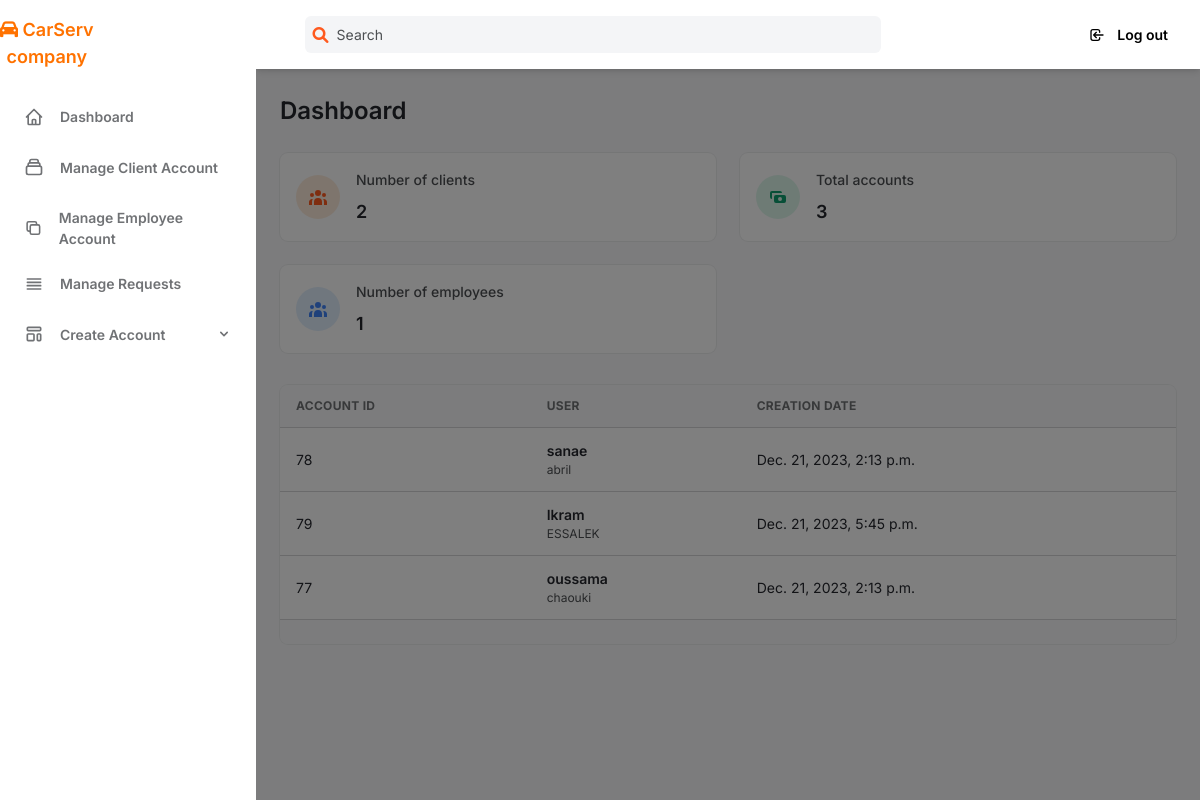
The app's page /dashbord with its own data.
### pfm/models.py (models this page shows, shortened)
class Client(models.Model):
    user = models.OneToOneField(User, on_delete=models.CASCADE)
    nombre_de_voiture = models.CharField(max_length=255)
    date_naissance = models.DateField(null=True, blank=True)
    adress = models.CharField(max_length=100, null=True, blank=True)
    telphone = models.CharField(max_length=10, null=True, blank=True)
    gender = models.CharField(max_length=10, null=True, blank=True)
    is_user_authenticated = models.CharField(max_length=10, null=True, blank=True)
    last_activity = models.DateTimeField(blank=True, null=True)
    creation_date = models.DateTimeField(auto_now_add=True, null=True, blank=True)

class Employe(models.Model):
    user = models.OneToOneField(User, on_delete=models.CASCADE)
    telphone = models.CharField(max_length=10)
    date_naissance=models.DateField(null=True, blank=True)
    dateembauche=models.DateField(null=True, blank=True)
    adress=models.CharField(max_length=255)
    role=models.CharField(max_length=25)
    gender=models.CharField(max_length=10,null=True, blank=True)
    is_user_authenticated = models.CharField(max_length=10,null=True, blank=True)
    last_activity = models.DateTimeField(blank=True, null=True)
    creation_date = models.DateTimeField(auto_now_add=True,null=True, blank=True)

### pfm/views.py (the view)
# urls.py: path('dashbord',views.showdashboard,name="dashboard"),
def showdashboard(request):
    clients = Client.objects.all()
    employes = Employe.objects.all()
    client_number = len(clients)
    employe_number = len(employes)
    total = employe_number + client_number
    return render(request, "pfm/test/dashboard.html", {
        'clients': clients,
        'employes': employes,
        'client_number': client_number,
        'employe_number': employe_number,
        'total': total
    })

### templates/pfm/test/dashboard.html (shortened to what this page needs)
{% extends 'pfm/test/main.html' %}
{% block content %}
<h2
class="my-6 text-2xl font-semibold text-gray-700 dark:text-gray-200"
>
Dashboard
</h2>
<div class="grid gap-6 mb-8 md:grid-cols-2 xl:grid-cols-4">
<div
  class="flex items-center p-4 bg-white rounded-lg shadow-xs dark:bg-gray-800"
>
  <div
    class="p-3 mr-4 text-orange-500 bg-orange-100 rounded-full dark:text-orange-100 dark:bg-orange-500"
  >
  </div>
  <div>
    <p
      class="mb-2 text-sm font-medium text-gray-600 dark:text-gray-400"
    >
      Number of clients
    </p>
    <p
      class="text-lg font-semibold text-gray-700 dark:text-gray-200" id="client_number"
    >
    {{client_number}}
    </p>
  </div>
</div>
<div
  class="flex items-center p-4 bg-white rounded-lg shadow-xs dark:bg-gray-800"
>
  <div
    class="p-3 mr-4 text-green-500 bg-green-100 rounded-full dark:text-green-100 dark:bg-green-500"
  >
    <svg class="w-5 h-5" fill="currentColor" viewBox="0 0 20 20">
      <path
        fill-rule="evenodd"
        d="M4 4a2 2 0 00-2 2v4a2 2 0 002 2V6h10a2 2 0 00-2-2H4zm2 6a2 2 0 012-2h8a2 2 0 012 2v4a2 2 0 01-2 2H8a2 2 0 01-2-2v-4zm6 4a2 2 0 100-4 2 2 0 000 4z"
        clip-rule="evenodd"
      ></path>
    </svg>
  </div>
  <div>
    <p
      class="mb-2 text-sm font-medium text-gray-600 dark:text-gray-400"
    >
      Total accounts
    </p>
    <p
      class="text-lg font-semibold text-gray-700 dark:text-gray-200"
    >
    {{total}}
    </p>
  </div>
</div>
<div
  class="flex items-center p-4 bg-white rounded-lg shadow-xs dark:bg-gray-800"
>
  <div
    class="p-3 mr-4 text-blue-500 bg-blue-100 rounded-full dark:text-blue-100 dark:bg-blue-500"
  >
  </div>
  <div>
    <p
      class="mb-2 text-sm font-medium text-gray-600 dark:text-gray-400"
    >
      Number of employees
    </p>
    <p
      class="text-lg font-semibold text-gray-700 dark:text-gray-200" id="employe_number"
    >
      {{employe_number}}
    </p>
  </div>
</div>
</div>
<div class="w-full overflow-hidden rounded-lg shadow-xs">
<div class="w-full overflow-x-auto">
  <table id="data-table" class="w-full whitespace-no-wrap">
    <thead>
      <tr
        class="text-xs font-semibold tracking-wide text-left text-gray-500 uppercase border-b dark:border-gray-700 bg-gray-50 dark:text-gray-400 dark:bg-gray-800"
      >
        <th class="px-4 py-3">Account ID</th>
        <th class="px-4 py-3">User</th>
        <th class="px-4 py-3"> Creation Date</th>
      </tr>
    </thead>
    <tbody
      class="bg-white divide-y dark:divide-gray-700 dark:bg-gray-800"
    >
    {% for client in clients %}
      <tr class="text-gray-700 dark:text-gray-400">
        <td class="px-4 py-3 text-sm">
          {{client.user.id}}
        </td>
        <td class="px-4 py-3">
          <div class="flex items-center text-sm">
            <div>
              <p class="font-semibold">{{client.user.first_name}}</p>
              <p class="text-xs text-gray-600 dark:text-gray-400">
                {{client.user.last_name}}
              </p>
            </div>
          </div>
        </td>
        <td class="px-4 py-3 text-sm">
          {{client.creation_date}}
        </td>
      </tr>
    {% endfor %}
    {% for employe in employes %}
    <tr class="text-gray-700 dark:text-gray-400">
      <td class="px-4 py-3 text-sm">
        {{employe.user.id}}
      </td>
      <td class="px-4 py-3">
        <div class="flex items-center text-sm">
          <div>
            <p class="font-semibold">{{employe.user.first_name}}</p>
            <p class="text-xs text-gray-600 dark:text-gray-400">
              {{employe.user.last_name}}
            </p>
          </div>
        </div>
      </td>
      <td class="px-4 py-3 text-sm">
        {{employe.creation_date}}
      </td>
    </tr>
  {% endfor %}
    </tbody>
  </table>
</div>
<div
  class="grid px-4 py-3 text-xs font-semibold tracking-wide text-gray-500 uppercase border-t dark:border-gray-700 bg-gray-50 sm:grid-cols-9 dark:text-gray-400 dark:bg-gray-800"
>
</div>
</div>
{% endblock %}

### records on screen
Client: user.id "78", user.first_name "sanae", user.last_name "abril", creation_date "Dec. 21, 2023, 2:13 p.m."
Client: user.id "79", user.first_name "Ikram", user.last_name "ESSALEK", creation_date "Dec. 21, 2023, 5:45 p.m."
Employe: user.id "77", user.first_name "oussama", user.last_name "chaouki", creation_date "Dec. 21, 2023, 2:13 p.m."

### other values on screen
{{ client_number }} "2"
{{ total }} "3"
{{ employe_number }} "1"
